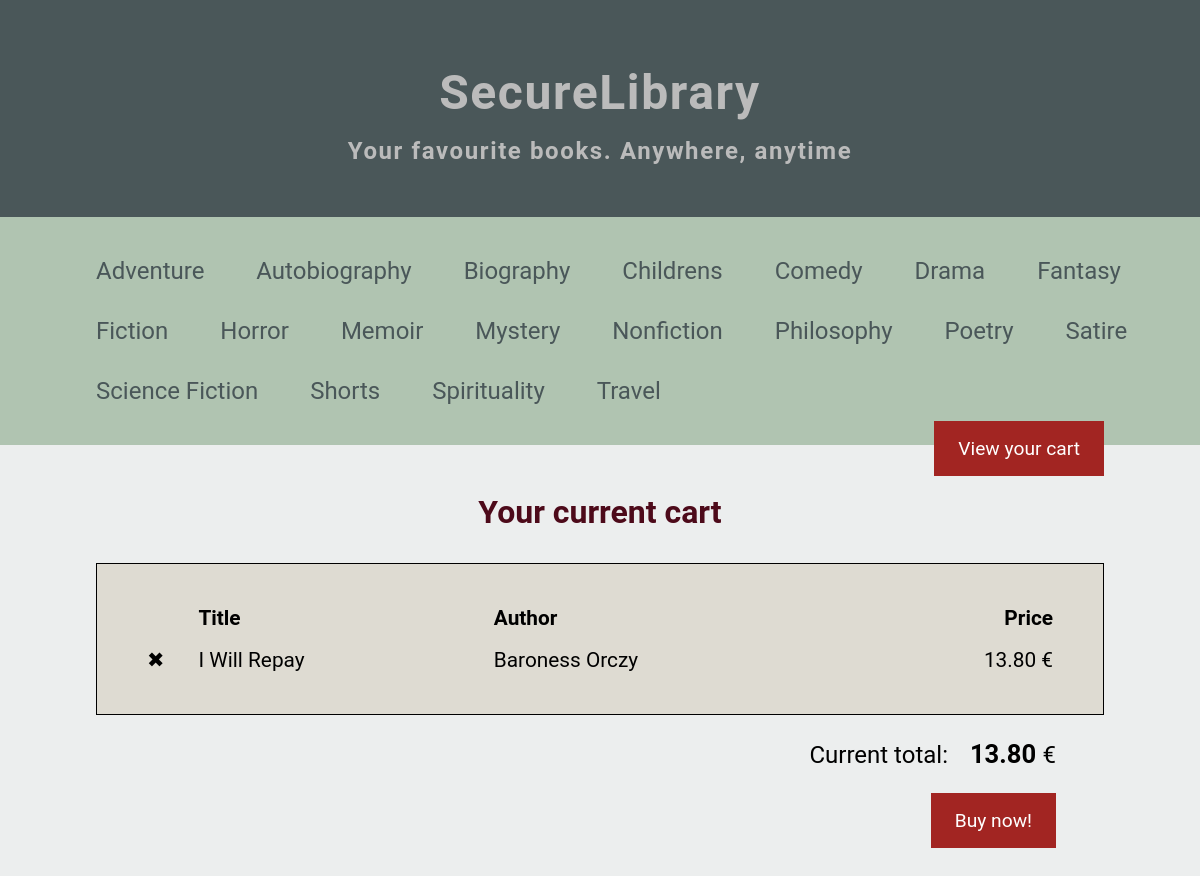
/cart.php?add=2, run on the app's committed database.
### tables this page shows
CREATE TABLE `genres` (
  `id` int PRIMARY KEY AUTO_INCREMENT,
  `name` varchar(255)
);

CREATE TABLE `ebooks` (
  `id` int PRIMARY KEY AUTO_INCREMENT,
  `title` varchar(255),
  `author` varchar(255),
  `description` text,
  `price` float,
  `path` varchar(255)
);

### public_html/includes/functions.php (called while the page is built, shortened)
<?php
require_once "db_connect.php";
function get_all_genres(){
    global $mysqli;
    return $mysqli->query("SELECT * FROM genres ORDER BY name ASC");
}
function get_books($book_ids)
{
    global $mysqli;
    $nbooks =  count($book_ids);
    $book_ids_query = implode(',', array_fill(0, $nbooks, '?'));
    if ($nbooks > 0) {
        $stmt = $mysqli->prepare("
            SELECT *
            FROM ebooks
            WHERE id IN (" . $book_ids_query . ")
        ");
        $stmt->bind_param(str_repeat('i', $nbooks), ...$book_ids);
        $stmt->execute();
        $cart = $stmt->get_result();
    } else {
        return false;
    }
    return $cart;
}

### public_html/cart.php (the view, shortened to what this page needs)
<?php
require_once "includes/functions.php";
$book_ids = $_SESSION['items'];
$cart = get_books($book_ids);
$cart_total = 0;
?>
<!DOCTYPE html>
<html>
<head>
    <?php include "includes/include.php" ?>
</head>
<body>
    <?php include "includes/header.php" ?>
    <main class="cart-page">
        <h1>Your current cart</h1>
        <table class="cart-table">
            <tr>
                <th class="cart-remove"></th>
                <th>
                    Title
                </th>
                <th>
                    Author
                </th>
                <th class="cart-price">
                    Price
                </th>
            </tr>
            <?php
            if ($cart) {
                while ($row = $cart->fetch_array()) { ?>
                    <tr>
                        <td class="cart-remove"><a href="cart.php?remove=<?php echo $row['id']; ?>">&#10006;</a></td>
                        <td class="cart-title"><?php echo $row['title']; ?></td>
                        <td class="cart-author"><?php echo $row['author']; ?></td>
                        <td class="cart-price">
                            <?php
                            $cart_total += $row['price'];
                            echo number_format($row['price'], 2);
                            ?>
                            &#8364;
                        </td>
                    </tr>
            <?php }
            } ?>
        </table>
        <div class="cart-total">
            <p class="cart-total-message">
                Current total:
                <span class="cart-total-number">
                    <?php echo number_format($cart_total, 2); ?>
                </span>
                &#8364;
            </p>
            <?php if (!empty($book_ids)){ ?>
                <div class="cart-buy-button">
                    <a href="checkout.php">
                        Buy now!
                    </a>
                </div>
            <?php } ?>
        </div>
    </main>
</body>
</html>

### public_html/includes/navbar.php
<nav>
    <ul>
        <?php
        $genres = get_all_genres();
        if ($genres) {
            while ($row = $genres->fetch_array()) {
        ?>
                <li class='menu-entry'>
                    <a href="<?php echo "search.php?genre=" . $row['id'] ?>">
                        <?php echo $row['name'] ?>
                    </a>
                </li>
        <?php
            }
        }
        ?>
    </ul>
    <div class="menu-cart">
        <a href="cart.php">
            View your cart
        </a>
    </div>
</nav>

### public_html/css/custom.css (style rules this page uses)
html { font-family: 'Roboto', sans-serif; }
html, body { margin: 0; padding: 0; border: 0; outline: 0; font-size: 100%; vertical-align: baseline; background: transparent; }
body { background-color: #eceeee; }
a { text-decoration: none; color: initial; }
nav { background-color: #B0C4B1; padding: 1.5rem 2rem; }
nav ul { margin: 0; }
nav li { display: inline-block; margin-top: 1rem; margin-bottom: 1rem; font-size: 1.5rem; }
nav a { padding: 1rem 1.5rem; color: #4A5759; }
main { padding: 0 6rem; padding-bottom: 8rem; }
.search-page h1, .cart-page h1 { text-align: center; color: #4d0a1a; margin-top: 3rem; margin-bottom: 0rem; }
.menu-cart a, .cart-buy-button a { background-color: #A22522; float: right; padding: 1rem 1.5rem; margin-right: 4rem; color: white; font-size: 1.2rem; }
main { clear: both; }
.cart-table { margin-top: 2rem; padding: 2rem; width: 100%; font-size: 1.3rem; border: 1px solid black; background-color: #DEDBD2; }
.cart-price, .cart-table th.cart-price { text-align: right; }
.cart-table th { text-align: left; }
.cart-table th, td { padding: 0.5rem 1rem; }
.cart-remove { width: 1rem; }
.cart-total { text-align: right; margin-right: 3rem; font-size: 1.5rem; }
.cart-total-number { font-size: 1.6rem; font-weight: bold; margin-left: 1rem; }
.cart-buy-button a { margin-right: 0rem; }

### data on the page
genres: name "Adventure"
genres: name "Autobiography"
genres: name "Biography"
genres: name "Childrens"
genres: name "Comedy"
genres: name "Drama"
genres: name "Fantasy"
genres: name "Fiction"
genres: name "Horror"
genres: name "Memoir"
genres: name "Mystery"
genres: name "Nonfiction"
genres: name "Philosophy"
genres: name "Poetry"
genres: name "Satire"
genres: name "Science Fiction"
genres: name "Shorts"
genres: name "Spirituality"
genres: name "Travel"
ebooks: title "I Will Repay", author "Baroness Orczy", price "13.80"

### other printed values
$cart_total "13.80"
